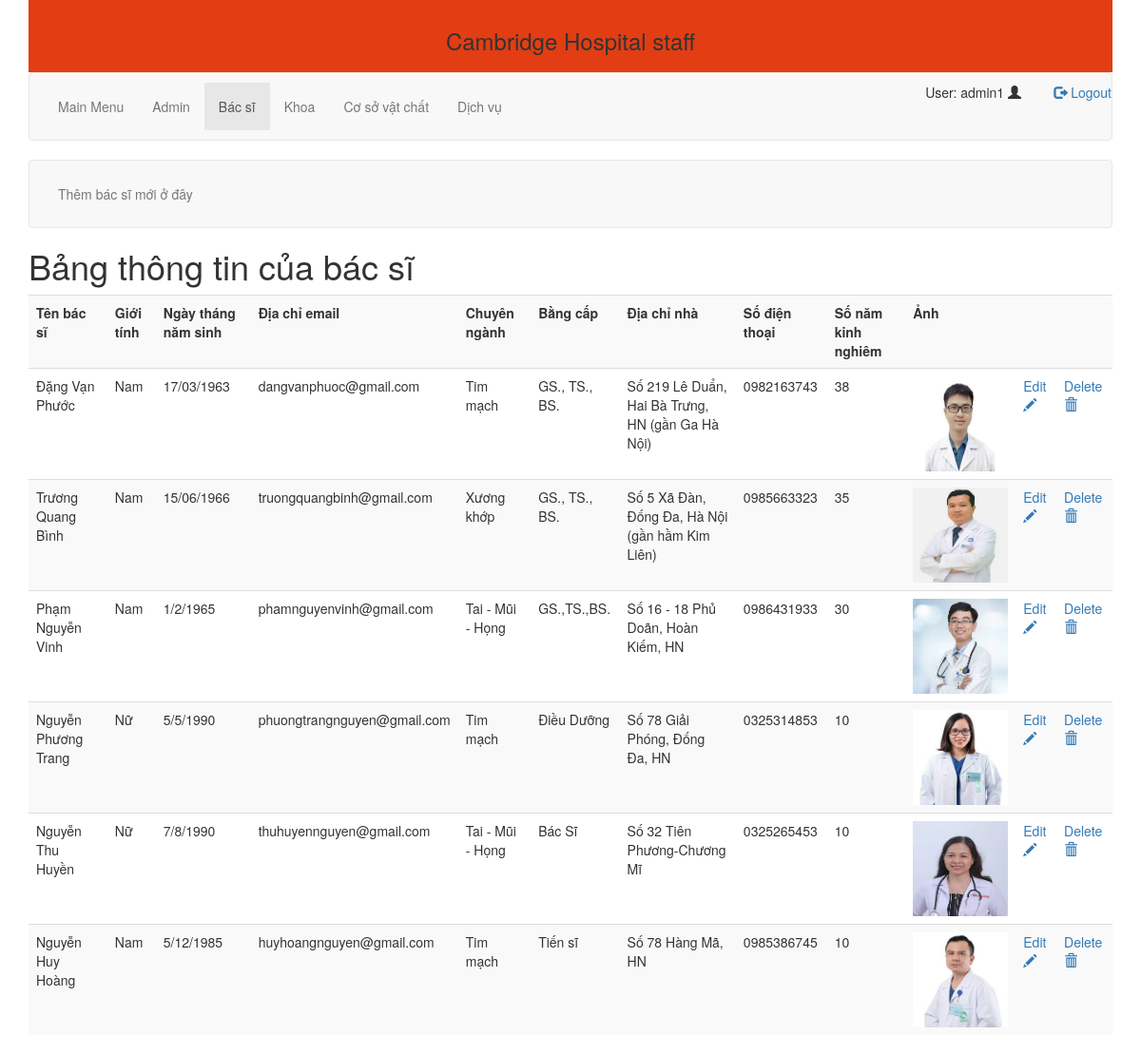
/SourceCode/pro_1/crud/doctor/doctor_index.php (signed in), run on the app's committed database.
### tables this page shows
CREATE TABLE IF NOT EXISTS `bac_si` (
  `Ma_bac_si` int(11) NOT NULL AUTO_INCREMENT,
  `Ten` varchar(255) NOT NULL,
  `Gioi_tinh` varchar(255) DEFAULT NULL,
  `Ngay_sinh` varchar(255) NOT NULL,
  `So_dien_thoai` varchar(50) NOT NULL,
  `Bang_cap` varchar(255) NOT NULL,
  `Nam_kinh_nghiem` varchar(50) NOT NULL,
  `Dia_chi` varchar(255) NOT NULL,
  `Email` varchar(255) NOT NULL,
  `Ma_khoa` int(11) NOT NULL,
  `Anh` varchar(255) NOT NULL,
  PRIMARY KEY (`Ma_bac_si`),
  KEY `Ma_khoa` (`Ma_khoa`),
  CONSTRAINT `bac_si_ibfk_1` FOREIGN KEY (`Ma_khoa`) REFERENCES `khoa` (`Ma_khoa`)
);

CREATE TABLE IF NOT EXISTS `khoa` (
  `Ma_khoa` int(11) NOT NULL AUTO_INCREMENT,
  `Ten_khoa` varchar(255) NOT NULL,
  `Mo_ta` text NOT NULL,
  `So_dien_thoai` varchar(255) NOT NULL,
  `Thanh_tuu` text NOT NULL,
  `Anh` varchar(255) NOT NULL,
  PRIMARY KEY (`Ma_khoa`)
);

### SourceCode/pro_1/database/database.php (called while the page is built, shortened)
<?php
function db_connect() {
    $connection = mysqli_connect(DB_SERVER, DB_USER, DB_PASS, DB_NAME);
    return $connection;
}
$db = db_connect();
function find_all_doc(){
    global $db;
    $sql = "SELECT b.*, k.Ten_khoa FROM Bac_Si AS b ";
    $sql .= "JOIN Khoa AS k ON b.Ma_khoa = k.Ma_khoa ";
    $result = mysqli_query($db, $sql);
    return $result;
}
?>

### SourceCode/pro_1/crud/doctor/doctor_index.php (the view, shortened to what this page needs)
<?php
require_once('../../database/database.php');
?>
<!DOCTYPE html>
<html>
<head>
    <link rel="stylesheet" href="../css/bootstrap.min.css">
    <link rel="stylesheet" href="../../style.css">
</head>
<body>
<div class="container">
<nav>
    <h3>Cambridge Hospital staff</h3>
    </nav>
    <nav class="navbar navbar-default">
            <div class="container-fluid">
                <ul class="nav navbar-nav navbar-left">
                    <li class="nav"><a href="../../index.php" >Main Menu</a></li>
                    <li class="nav "><a href="../admin/admin_index.php" >Admin</a></li>
                    <li class="nav active"><a href="../doctor/doctor_index.php">Bác sĩ </a></li>
                    <li class="nav "><a href="../khoa/faculty_index.php">Khoa </a></li>
                    <li class="nav "><a href="../csvc/co_so_vat_chat_index.php">Cơ sở vật chất </a></li>
                    <li class="nav "><a href="../service/service_index.php">Dịch vụ </a></li>
                </ul>
                <ul class="nav navbar-nav navbar-right">
                    <li class="nav "><?php  include('../../user/user.php'); ?></li>
                </ul>
            </div>
</nav>
    <nav class="navbar navbar-default">
        <div class="container-fluid">
            <ul class="nav navbar-nav">
                <li class="nav"><a href="doctor_cr.php">Thêm bác sĩ mới ở đây</a></li>
            </ul>
        </div>
</nav>
    <h1>Bảng thông tin của bác sĩ</h1>
    <table class="table table-striped">
        <tr class="a">
            <th>Tên bác sĩ</th>
            <th>Giới tính</th>
            <th>Ngày tháng năm sinh</th>
            <th>Địa chỉ email</th>
            <th>Chuyên ngành</th>
            <th>Bằng cấp</th>
            <th>Địa chỉ nhà</th>
            <th>Số điện thoại</th>
            <th>Số năm kinh nghiêm</th>
            <th>Ảnh</th>
            <th>&nbsp;</th>
            <th>&nbsp;</th>
  	    </tr>
        <?php
        $doctor_set = find_all_doc();
        $count = mysqli_num_rows($doctor_set);
        for ($i = 0; $i < $count; $i++):
            $doc = mysqli_fetch_assoc($doctor_set);
        ?>
            <tr>
                <td><?php echo $doc['Ten']; ?></td>
                <td><?php echo $doc['Gioi_tinh']; ?></td>
                <td><?php echo $doc['Ngay_sinh']; ?></td>
                <td><?php echo $doc['Email']; ?></td>
                <td><?php echo $doc['Ten_khoa']; ?></td>
                <td><?php echo $doc['Bang_cap']; ?></td>
                <td><?php echo $doc['Dia_chi']; ?></td>
                <td><?php echo $doc['So_dien_thoai']; ?></td>
                <td><?php echo $doc['Nam_kinh_nghiem']; ?></td>
                <td><img src="<?php $anh = '../img/'.$doc['Anh']; echo $anh ?>" alt="..." style = "width:100px;height:100px"></td>
                <td><a href="<?php echo 'doctor_edit.php?id='.$doc['Ma_bac_si']; ?>">Edit<span class="glyphicon glyphicon-pencil"></a></td>
                <td><a href="<?php echo 'doctor_delete.php?id='.$doc['Ma_bac_si']; ?>">Delete<span class="glyphicon glyphicon-trash"></a></td>
            </tr>
        <?php
        endfor;
        ?>
    </table>
    </div>
</body>
</html>

### SourceCode/pro_1/style.css (style rules this page uses)
nav { background:rgb(226, 61, 19); padding: 10px 0; text-align: center; }

### SourceCode/pro_1/crud/doctor/doctor_index.php (style rules this page uses)
tr.a { background color: black; }

### data on the page
bac_si: Ten "Đặng Vạn Phước", Gioi_tinh "Nam", Ngay_sinh "17/03/1963", Email "dangvanphuoc@gmail.com", Ma_khoa.Ten_khoa "Tim mạch", Bang_cap "GS., TS., BS.", Dia_chi "Số 219 Lê Duẩn, Hai Bà Trưng, HN (gần Ga Hà Nội)", So_dien_thoai "0982163743", Nam_kinh_nghiem "38", Anh (picture)
bac_si: Ten "Trương Quang Bình", Gioi_tinh "Nam", Ngay_sinh "15/06/1966", Email "truongquangbinh@gmail.com", Ma_khoa.Ten_khoa "Xương khớp", Bang_cap "GS., TS., BS.", Dia_chi "Số 5 Xã Đàn, Đống Đa, Hà Nội (gần hầm Kim Liên)", So_dien_thoai "0985663323", Nam_kinh_nghiem "35", Anh (picture)
bac_si: Ten "Phạm Nguyễn Vinh", Gioi_tinh "Nam", Ngay_sinh "1/2/1965", Email "phamnguyenvinh@gmail.com", Ma_khoa.Ten_khoa "Tai - Mũi - Họng", Bang_cap "GS.,TS.,BS.", Dia_chi "Số 16 - 18 Phủ Doãn, Hoàn Kiếm, HN", So_dien_thoai "0986431933", Nam_kinh_nghiem "30", Anh (picture)
bac_si: Ten "Nguyễn Phương Trang", Gioi_tinh "Nữ", Ngay_sinh "5/5/1990", Email "phuongtrangnguyen@gmail.com", Ma_khoa.Ten_khoa "Tim mạch", Bang_cap "Điều Dưỡng", Dia_chi "Số 78 Giải Phóng, Đống Đa, HN", So_dien_thoai "0325314853", Nam_kinh_nghiem "10", Anh (picture)
bac_si: Ten "Nguyễn Thu Huyền", Gioi_tinh "Nữ", Ngay_sinh "7/8/1990", Email "thuhuyennguyen@gmail.com", Ma_khoa.Ten_khoa "Tai - Mũi - Họng", Bang_cap "Bác Sĩ", Dia_chi "Số 32 Tiên Phương-Chương Mĩ", So_dien_thoai "0325265453", Nam_kinh_nghiem "10", Anh (picture)
bac_si: Ten "Nguyễn Huy Hoàng", Gioi_tinh "Nam", Ngay_sinh "5/12/1985", Email "huyhoangnguyen@gmail.com", Ma_khoa.Ten_khoa "Tim mạch", Bang_cap "Tiến sĩ", Dia_chi "Số 78 Hàng Mã, HN", So_dien_thoai "0985386745", Nam_kinh_nghiem "10", Anh (picture)

### other printed values
$_SESSION['username'] "admin1"
